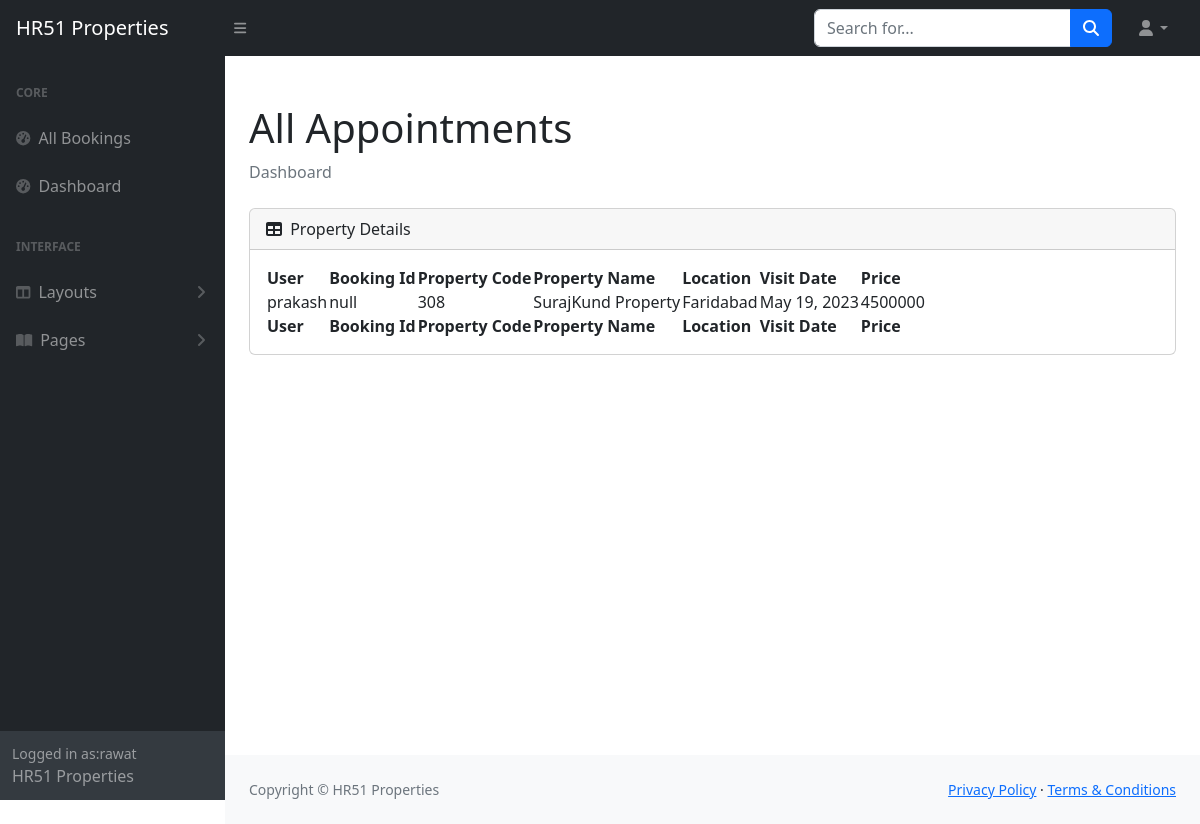
The page /staff/allbookings (signed in) on the database as committed earlier.
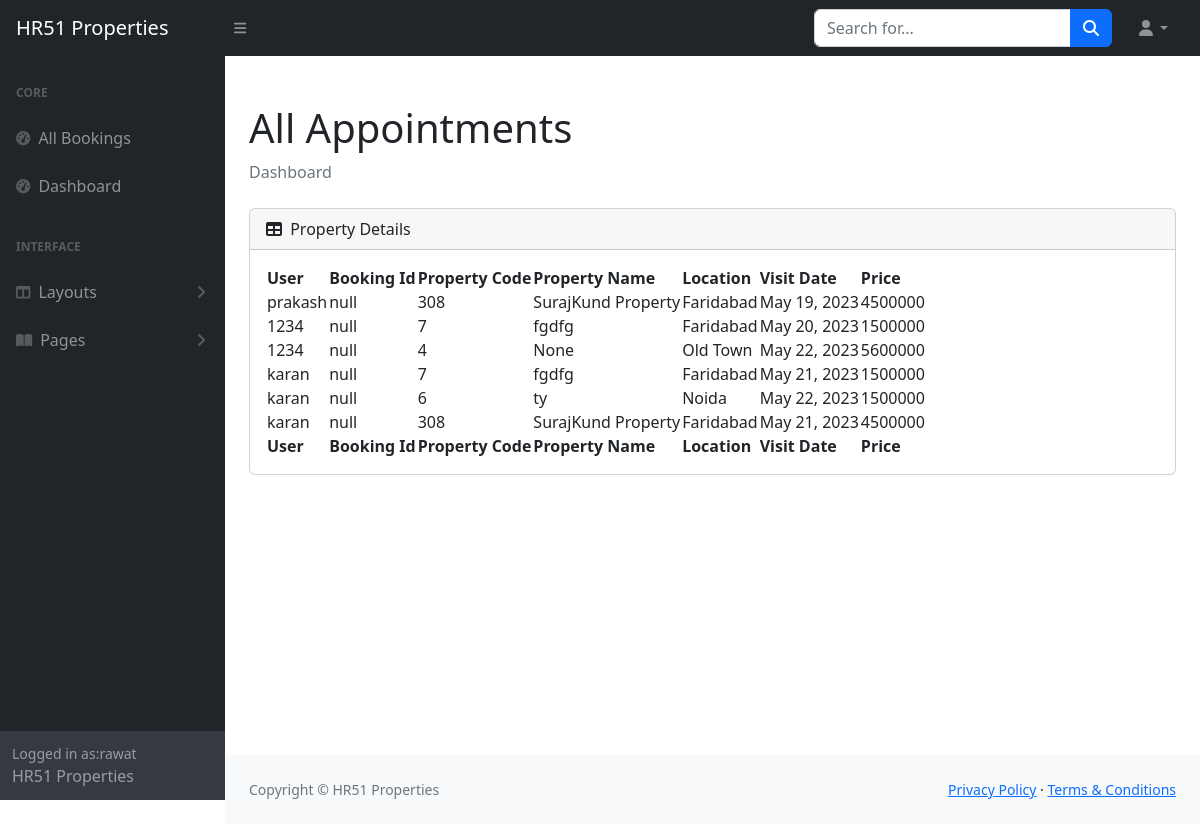
The same page on the database as committed later.
### realestate/models.py (models this page shows, shortened)
class Reservation(models.Model):
    check_out = models.DateField(null=True, blank=True)
    room = models.ForeignKey(PropertyView, on_delete = models.CASCADE)
    guest = models.ForeignKey(User, on_delete= models.CASCADE)
    booking_id = models.CharField(max_length=100,default="null")

class PropertyView(models.Model):
    ROOM_STATUS = (
    ("1", "Available"),
    ("2", "Not Available"),
    )
    ROOM_TYPE = (
    ("1", "premium"),
    ("2", "deluxe"),
    ("3","basic"),
    )
    PROP_ROOM = (
    ("1", "1BHK"),
    ("2", "2BHK"),
    ("3", "3BHK"),
    ("4", "4BHK"),
    ("5", "5BHK"),
    ("6", "6BHK"),
    ("7", "7BHK"),
    )
    ROOMOWNERSHIP = (
    ("1", "First Owner"),
    ("2", "Second Owners"),
    ("3", "Third Owners"),
    ("4", "FreeHold"),
    ("5", "Multiple Owners"),
    )
    SIZERATE = (
    ("1", "1"),
    ("2", "2"),
    ("3", "3"),
    ("4", "4"),
    ("5", "5"),
    ("6", "6"),
    ("7", "7"),
    ("8", "8"),
    )
    PROP_STATUS = (
    ("1", "For Sell"),
    ("2", "For Rent/lease"),
    ("3", "Not Available"),
    )
    PROP_TYPE = (
    ("1", "Independent Builder Floor"),
    ("2", "Builder Floor"),
    ("3", "Not Available"),
    )
    title = models.CharField(max_length=50,null=True)
    room_type = models.CharField(max_length=50,choices = ROOM_TYPE)
    prop_status = models.CharField(max_length=50,choices = ROOM_STATUS, null=True)
    prop_sell = models.CharField(max_length=50,choices = PROP_STATUS, null=True)
    prop_type = models.CharField(max_length=50,choices = PROP_TYPE, null=True)
    property_bhk = models.CharField(max_length=50,choices = PROP_ROOM, null=True)
    capacity = models.IntegerField(null=True)
    propety_code = models.IntegerField(null=True)
    price = models.IntegerField(null=True)
    size = models.IntegerField(null=True)
    hotel = models.ForeignKey(Realator, on_delete = models.CASCADE)
    status = models.CharField(choices =ROOM_STATUS,max_length = 15)
    roomnumber = models.IntegerField(null=True)
    yearbuild = models.IntegerField(null=True)
    address = models.CharField(max_length=150, null=True)
    ownership = models.CharField(max_length=150, null=True, choices= ROOMOWNERSHIP)
    Configuration = models.CharField(max_length = 800, null=True)
    content = models.CharField(max_length = 1500, null=True)
    flooring = models.CharField(max_length = 50, null=True)
    parking = models.CharField(max_length = 100, null=True)
    water_source = models.CharField(max_length = 100, null=True)
    widthroad = models.CharField(max_length = 100, null=True)
    powerbackup = models.CharField(max_length = 100, null=True)
    consider = models.CharField(max_length = 2000, null=True)
    nearby = models.CharField(max_length = 200, null=True)
    facing = models.CharField(max_length = 50, null=True)
    property_age = models.CharField(max_length = 10, null=True)
    furnished_details = models.CharField(max_length = 2000, null=True)
    loan_available = models.CharField(max_length=450, null=True)
    image = models.ImageField(upload_to='post/', null=True)
    image1 = models.ImageField(upload_to='post/', null=True)
    image2 = models.ImageField(upload_to='post/', null=True)
    image3 = models.ImageField(upload_to='post/', null=True)
    image4 = models.ImageField(upload_to='post/', null=True)
    url = models.CharField(max_length=100, null=True)
    map = models.CharField(max_length=450, null=True)
    is_published = models.BooleanField(default=True, null=True)
    post_date = models.DateTimeField(auto_now_add=True, null=True, blank=True)
    list_date = models.DateTimeField(default=datetime.now, blank=True)

class Realator(models.Model):
    name = models.CharField(max_length=30,default="HR51")
    owner = models.CharField(max_length=20, default="Karan Bhadana")
    location = models.CharField(max_length=50, default="Faridabad")
    state = models.CharField(max_length=50,default="Haryana")
    country = models.CharField(max_length=50,default="India")
    contact = models.CharField(max_length=50,default="987124****", null=True)
    intro = models.CharField(max_length=350,default="RealEstate Agent", null=True)
    url = models.CharField(max_length=100, null=True)
    owner_image = models.ImageField(upload_to='user/', null=True)
    add_date = models.DateTimeField(auto_now_add=True, null=True, blank=True)

### realestate/views.py (the view)
# urls.py: path('staff/allbookings', views.all_bookings,name="allbookigs"),
@login_required(login_url='/staff')
def all_bookings(request):
    bookings = Reservation.objects.all()
    if not bookings:
        messages.warning(request, "No Bookings Found")
    return HttpResponse(render(request, 'staff/allbookings.html', {'bookings': bookings}))

### templates/staff/allbookings.html (shortened to what the changed rows need)
{% block css %}
<link rel="stylesheet" href="https://cdn.jsdelivr.net/npm/bootstrap@4.0.0/dist/css/bootstrap.min.css"
>
<link href="https://cdn.jsdelivr.net/npm/simple-datatables@7.1.2/dist/style.min.css" rel="stylesheet" />
<link href="/static/css/staff.css" rel="stylesheet" />
{% endblock css %}
{% block body %}
<section class="sb-nav-fixed">
    <div id="layoutSidenav">
        <div id="layoutSidenav_content">
            <main>
                <div class="container-fluid px-4">
                    <h1 class="mt-4">All Appointments</h1>
                    <div class="card mb-4">
                        <div class="card-body">
                            <table id="datatablesSimple">
                                <thead>
                                    <tr>
                                        <th>User</th>
                                        <th>Booking Id</th>
                                        <th>Property Code</th>
                                        <th>Property Name</th>
                                        <th>Location</th>
                                        <th>Visit Date</th>
                                        <th>Price</th>
                                    </tr>
                                </thead>
                                <tfoot>
                                    <tr>
                                        <th>User</th>
                                        <th>Booking Id</th>
                                        <th>Property Code</th>
                                        <th>Property Name</th>
                                        <th>Location</th>
                                        <th>Visit Date</th>
                                        <th>Price</th>
                                    </tr>
                                </tfoot>
                                <tbody>
                                    {% for each_booking in bookings %}
                                    <tr>
                                        <td>{{each_booking.guest.username}}</td>
                                        <td>{{each_booking.booking_id}}</td>
                                        <td>{{each_booking.room.roomnumber}}</td>
                                        <td>{{each_booking.room.title}}</td>
                                        <td>{{each_booking.room.hotel.location}}</td>
                                        <td>{{each_booking.check_out}}</td>
                                        <td>{{each_booking.room.price}}</td>
                                    </tr>
                                    {% endfor %}
                                </tbody>
                            </table>
                        </div>
                    </div>
                </div>
            </main>
        </div>
    </div>
</section>
{% endblock body %}

Rows that differ between the two databases and show on the page:
added Reservation: guest.username "1234", booking_id "null", room.roomnumber "7", room "fgdfg", room.hotel.location "Faridabad", check_out "May 20, 2023", room.price "1500000"
added Reservation: guest.username "1234", booking_id "null", room.roomnumber "4", room "None", room.hotel.location "Old Town", check_out "May 22, 2023", room.price "5600000"
added Reservation: guest.username "karan", booking_id "null", room.roomnumber "7", room "fgdfg", room.hotel.location "Faridabad", check_out "May 21, 2023", room.price "1500000"
added Reservation: guest.username "karan", booking_id "null", room.roomnumber "6", room "ty", room.hotel.location "Noida", check_out "May 22, 2023", room.price "1500000"
added Reservation: guest.username "karan", booking_id "null", room.roomnumber "308", room "SurajKund Property", room.hotel.location "Faridabad", check_out "May 21, 2023", room.price "4500000"
